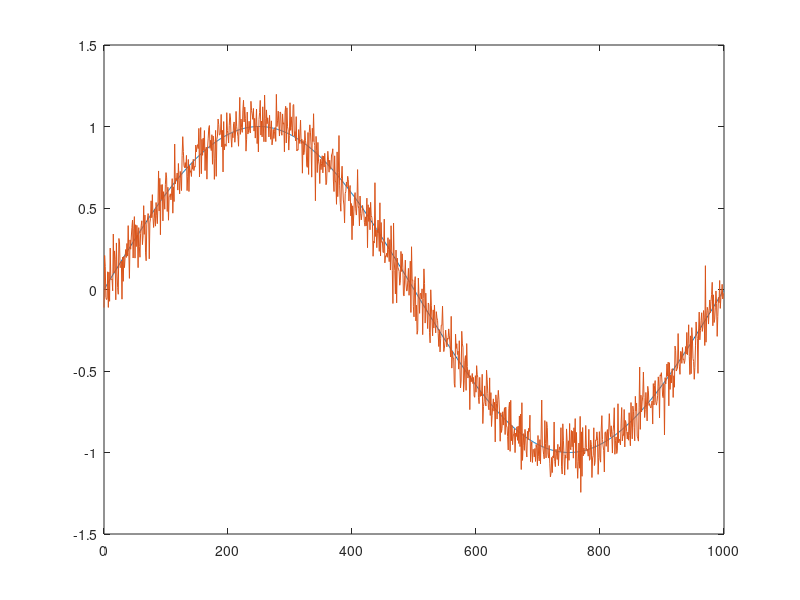
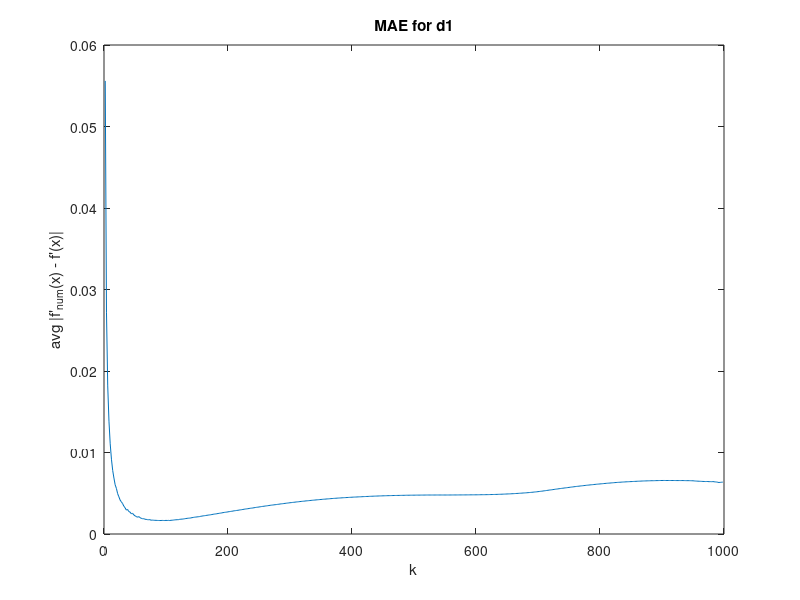
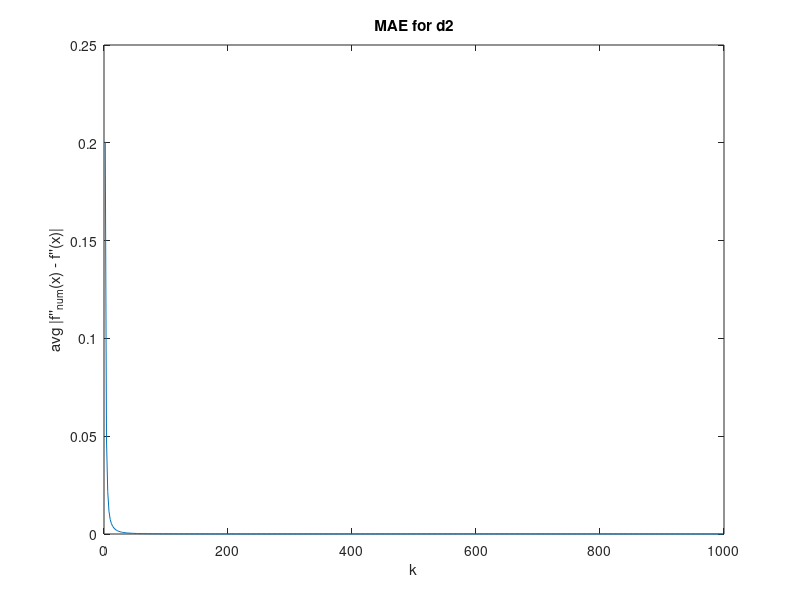

Reproduce these figures in MATLAB, in order.
clc; clear; close all;

N = 1000;
t = 0:N-1;
x = sin(2*pi/N * t);
x = x + 0.1*randn(1, N);

plot(t, sin(t/N * 2*pi)); hold on;
plot(t, x);

d1_true = (2*pi/N) * cos(2*pi/N * t);
d2_true = (2*pi/N)^2 * -sin(2*pi/N * t);

k_range = 2:2:N-1;

for k=k_range
    d1 = (x(1+k:N)-x(1:N-k))/k;
    d1_MAE(k/2) = mean(abs(d1 - d1_true(1:N-k)));
    
    d2 = (x(1:N-k) -2*x(1+k/2:N-k/2) + x(1+k:N))/((k/2)^2);
    d2_MAE(k/2) = mean(abs(d2 - d2_true(1:N-k)));
end

figure;
plot(k_range, d1_MAE);
title("MAE for d1");
xlabel("k");
ylabel("avg |f'_{num}(x) - f'(x)|");

figure;
plot(k_range, d2_MAE);
title("MAE for d2");
xlabel("k");
ylabel("avg |f''_{num}(x) - f''(x)|");


[min_MAE1, best_k1] = min(d1_MAE);
[min_MAE2, best_k2] = min(d2_MAE);

% best_k * 2 because we divide by two in creating the MAE arrays
fprintf("best k for d1 = %d\n", best_k1*2);
fprintf("best k for d2 = %d\n", best_k2*2);